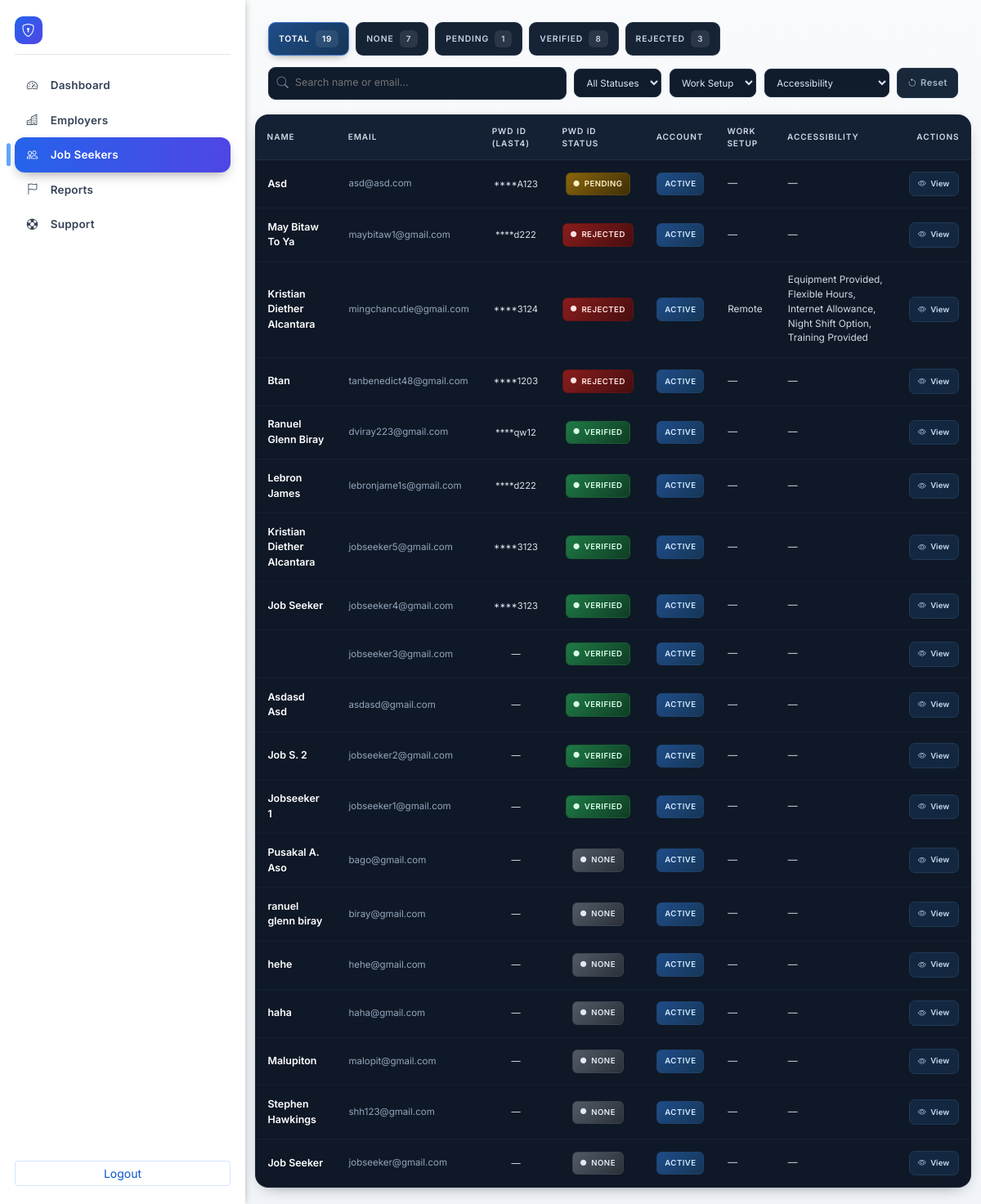
Page /public/admin_job_seekers.php (signed in) on the committed database.
### tables this page shows
CREATE TABLE `users` (
  `user_id` varchar(40) NOT NULL,
  `name` varchar(120) NOT NULL,
  `date_of_birth` date DEFAULT NULL,
  `gender` enum('Male','Female','Non-binary','Prefer not to say') DEFAULT NULL,
  `phone` varchar(30) DEFAULT NULL,
  `region` varchar(100) DEFAULT NULL,
  `province` varchar(100) DEFAULT NULL,
  `city` varchar(100) DEFAULT NULL,
  `full_address` varchar(255) DEFAULT NULL,
  `email` varchar(180) NOT NULL,
  `password` varchar(255) DEFAULT NULL,
  `role` enum('job_seeker','employer','admin') NOT NULL DEFAULT 'job_seeker',
  `experience` int(11) DEFAULT 0,
  `education` varchar(120) DEFAULT NULL,
  `education_level` varchar(120) DEFAULT NULL,
  `primary_skill_summary` text DEFAULT NULL,
  `profile_completeness` tinyint(3) UNSIGNED NOT NULL DEFAULT 0,
  `profile_last_calculated` datetime DEFAULT NULL,
  `disability` varchar(255) DEFAULT NULL,
  `disability_type` varchar(120) DEFAULT NULL,
  `disability_severity` enum('Mild','Moderate','Severe') DEFAULT NULL,
  `assistive_devices` varchar(255) DEFAULT NULL,
  `pwd_id_number` varbinary(255) DEFAULT NULL,
  `pwd_id_last4` varchar(8) DEFAULT NULL,
  `pwd_id_status` enum('None','Pending','Verified','Rejected') NOT NULL DEFAULT 'None',
  `job_seeker_status` enum('Active','Suspended') NOT NULL DEFAULT 'Active',
  `pwd_id_review_note` text DEFAULT NULL,
  `pwd_id_reviewed_at` datetime DEFAULT NULL,
  `pwd_id_reviewed_by` varchar(40) DEFAULT NULL,
  `resume` varchar(255) DEFAULT NULL,
  `video_intro` varchar(255) DEFAULT NULL,
  `expected_salary_currency` varchar(8) DEFAULT 'PHP',
  `expected_salary_min` int(11) DEFAULT NULL,
  `expected_salary_max` int(11) DEFAULT NULL,
  `expected_salary_period` enum('monthly','yearly','hourly') DEFAULT 'monthly',
  `interests` text DEFAULT NULL,
  `accessibility_preferences` varchar(255) DEFAULT NULL,
  `preferred_location` varchar(255) DEFAULT NULL,
  `preferred_work_setup` enum('On-site','Hybrid','Remote') DEFAULT NULL,
  `created_at` timestamp NOT NULL DEFAULT current_timestamp(),
  `company_name` varchar(255) DEFAULT '',
  `business_email` varchar(255) DEFAULT '',
  `company_website` varchar(255) DEFAULT NULL,
  `company_phone` varchar(64) DEFAULT NULL,
  `business_permit_number` varchar(100) DEFAULT NULL,
  `employer_status` enum('Pending','Approved','Suspended','Rejected') DEFAULT 'Pending',
  `suspension_reason` text DEFAULT NULL,
  `employer_doc` varchar(255) DEFAULT '',
  `profile_picture` varchar(255) DEFAULT NULL,
  `deleted_at` datetime DEFAULT NULL
);

### classes/User.php (called while the page is built, shortened)
<?php
require_once __DIR__.'/Helpers.php';
class User {
    public static function listAccessibilityPrefs(string $userId): array {
        try {
            $pdo = Database::getConnection();
            $st = $pdo->prepare("SELECT tag FROM user_accessibility_prefs WHERE user_id=? ORDER BY tag ASC");
            $st->execute([$userId]);
            return array_column($st->fetchAll(PDO::FETCH_ASSOC),'tag');
        } catch (Throwable $e) { return []; }
    }
    public static function jobSeekerCounts(): array {
        $pdo = Database::getConnection();
        $rows = $pdo->query("
            SELECT pwd_id_status AS status, COUNT(*) c
            FROM users
            WHERE role='job_seeker'
            GROUP BY pwd_id_status
        ")->fetchAll(PDO::FETCH_ASSOC);
        $out = [
            'total'    => 0,
            'Verified' => 0,
            'Pending'  => 0,
            'Rejected' => 0,
            'None'     => 0,
            'Other'    => 0
        ];
        foreach ($rows as $r) {
            $s = $r['status'] ?: 'None';
            $out['total'] += (int)$r['c'];
            if (isset($out[$s])) {
                $out[$s] += (int)$r['c'];
            } else {
                $out['Other'] += (int)$r['c'];
            }
        }
        return $out;
    }
}

### classes/Helpers.php (called while the page is built, shortened)
<?php
class Helpers {
    public static function sanitizeOutput(?string $v): string {
        return htmlspecialchars((string)$v, ENT_QUOTES, 'UTF-8');
    }
}

### public/admin_job_seekers.php (the view, shortened to what this page needs)
<?php
require_once '../classes/Helpers.php';
require_once '../classes/User.php';
$workSetupFilter = trim($_GET['work_setup'] ?? '');
$accTagFilter = trim($_GET['acc'] ?? '');
$pdo = Database::getConnection();
$where = "u.role='job_seeker'";
$params = [];
$join = '';
$sql = "SELECT u.user_id,u.name,u.email,u.pwd_id_last4,u.pwd_id_status,u.job_seeker_status,u.preferred_work_setup,u.created_at
    FROM users u
    $join
    WHERE $where
    ORDER BY (u.pwd_id_status='Pending') DESC, u.created_at DESC
    LIMIT 300";
try {
  $stmt = $pdo->prepare($sql);
  $stmt->execute($params);
  $rows = $stmt->fetchAll(PDO::FETCH_ASSOC);
} catch (Throwable $e) {
  $fallbackSql = str_replace(',u.job_seeker_status','', $sql);
  $stmt = $pdo->prepare($fallbackSql);
  $stmt->execute($params);
  $rowsRaw = $stmt->fetchAll(PDO::FETCH_ASSOC) ?: [];
  $rows = [];
  foreach ($rowsRaw as $r) {
    if (!isset($r['job_seeker_status'])) $r['job_seeker_status'] = 'Active';
    $rows[] = $r;
  }
  $_SESSION['flash']['error'] = 'Note: job_seeker_status column missing. Run migration 20250922_add_job_seeker_status.sql to enable suspension feature.';
}
$counts = User::jobSeekerCounts();
include '../includes/header.php';
?>
<div class="admin-layout">
  <?php include '../includes/admin_sidebar.php'; ?>
  <div class="admin-main">
<div class="js-topbar fade-in">
  <div class="js-chips" id="jsStatusChips">
    <div class="js-chip active" data-filter="">Total <span class="count"><?php echo (int)$counts['total']; ?></span></div>
    <div class="js-chip" data-filter="None">None <span class="count"><?php echo (int)$counts['None']; ?></span></div>
    <div class="js-chip" data-filter="Pending">Pending <span class="count"><?php echo (int)$counts['Pending']; ?></span></div>
    <div class="js-chip" data-filter="Verified">Verified <span class="count"><?php echo (int)$counts['Verified']; ?></span></div>
    <div class="js-chip" data-filter="Rejected">Rejected <span class="count"><?php echo (int)$counts['Rejected']; ?></span></div>
  </div>
  <div class="js-filters">
    <div class="search-box"><i class="bi bi-search"></i><input type="text" id="jsSearch" placeholder="Search name or email..."></div>
    <select id="jsStatusSelect">
      <option value="">All Statuses</option>
    </select>
    <select id="jsWorkSetup">
      <?php $wsParam = htmlspecialchars($workSetupFilter); ?>
      <option value="" <?php echo $wsParam===''?'selected':''; ?>>Work Setup</option>
    </select>
    <select id="jsAccTag">
      <?php $accParam = htmlspecialchars($accTagFilter); ?>
      <option value="" <?php echo $accParam===''?'selected':''; ?>>Accessibility</option>
    </select>
    <button type="button" class="reset-btn" id="jsReset"><i class="bi bi-arrow-counterclockwise me-1"></i>Reset</button>
  </div>
</div>
<div class="seekers-wrapper fade-in" id="seekersWrapper">
  <table class="seekers-table" id="seekersTable">
    <thead>
      <tr>
        <th data-sort="name">Name</th>
        <th data-sort="email">Email</th>
        <th data-sort="pwd">PWD ID (Last4)</th>
        <th data-sort="pwd_status">PWD ID Status</th>
  <th data-sort="acct">Account</th>
  <th>Work Setup</th>
  <th>Accessibility</th>
  <th style="text-align:right">Actions</th>
      </tr>
    </thead>
    <tbody>
      <?php if (!$rows): ?>
        <tr><td colspan="8" class="empty-state">No job seekers found.</td></tr>
      <?php else: foreach ($rows as $r): ?>
        <?php
          $st = $r['pwd_id_status'] ?: 'None';
          $acct = $r['job_seeker_status'] ?: 'Active';
          $last4 = $r['pwd_id_last4'] ? '****'.$r['pwd_id_last4'] : '—';
          $ws = (string)($r['preferred_work_setup'] ?? '');
          $accList = User::listAccessibilityPrefs($r['user_id']);
          $accDataAttr = $accList ? htmlspecialchars(implode('|',$accList)) : '';
          $accDisp = $accList ? implode(', ', $accList) : '';
        ?>
        <tr data-status="<?php echo htmlspecialchars($st); ?>" data-acct="<?php echo htmlspecialchars($acct); ?>" data-ws="<?php echo htmlspecialchars($ws); ?>" data-acc="<?php echo $accDataAttr; ?>">
          <td class="fw-semibold" style="color:#fff;font-size:.78rem"><?php echo Helpers::sanitizeOutput($r['name']); ?></td>
          <td style="color:#93a6bb;font-size:.72rem"><?php echo Helpers::sanitizeOutput($r['email']); ?></td>
          <td style="text-align:center;font-size:.7rem;color:#d7e3ef"><?php echo $last4; ?></td>
          <td style="text-align:center">
            <span class="status-badge pwd-<?php echo htmlspecialchars($st); ?>">
              <i class="bi bi-circle-fill" style="font-size:.45rem"></i><?php echo htmlspecialchars($st); ?>
            </span>
          </td>
          <td><span class="status-badge acct-<?php echo htmlspecialchars($acct); ?>"><?php echo htmlspecialchars($acct); ?></span></td>
          <td><?php echo $ws?htmlspecialchars($ws):'—'; ?></td>
          <td><?php echo $accDisp?htmlspecialchars($accDisp):'—'; ?></td>
          <td class="actions" style="text-align:right">
            <form method="post" action="admin_job_seeker_view" class="d-inline">
              <button type="submit" class="view-btn"><i class="bi bi-eye"></i>View</button>
            </form>
          </td>
        </tr>
      <?php endforeach; endif; ?>
    </tbody>
  </table>
</div>
</div>
<?php include '../includes/footer.php'; ?>

### public/assets/styles.css (style rules this page uses)
:root { --primary-blue: #0d6efd; --primary-purple: #6610f2; --accent-yellow: #ffc107; --neutral-light: #f8f9fa; --neutral-white: #ffffff; --text-dark: #212529; --text-body: #495057; --success-green: #198754; --warning-orange: #fd7e14; --brand-blue: var(--primary-blue); --brand-blue-600: #0b5ed7; --brand-blue-700: #0a58ca; --brand-yellow: var(--accent-yellow); --brand-yellow-600: #e0a800; --brand-black: var(--text-dark); --brand-shadow: 0 .5rem 1rem rgba(17,24,39,.08); --surface-radius: 16px; --surface: var(--neutral-white); --border-subtle: #e6eef7; --ink-muted: #4b5563; --nav-pill-hover: #eef6ff; --nav-bg: var(--neutral-white, #ffffff); --nav-text: var(--text-dark, #212529); --nav-text-muted: var(--text-body, #495057); --nav-border: var(--neutral-light, #e9edf3); --nav-accent: var(--primary-blue, var(--brand-blue)); --nav-grad-start: var(--primary-blue, var(--brand-blue-600)); --nav-grad-end: var(--primary-purple, var(--brand-blue-700)); --bs-primary: var(--brand-blue); --bs-primary-rgb: 13,110,253; --bs-body-color: var(--brand-black); --bs-body-bg: #f7fbff; --bs-link-color: var(--brand-blue); --bs-link-hover-color: var(--brand-blue-600); --bs-border-color: #e6eef7; }
* { box-sizing: border-box; }
body { font-family: 'Inter', system-ui, -apple-system, Segoe UI, Roboto, Arial, sans-serif; color: var(--brand-black); }
html { scroll-behavior:smooth; }
html { scrollbar-width: thin; scrollbar-color: var(--primary-blue) var(--neutral-light); }

### includes/header.php (style rules this page uses)
body { font-family: 'Inter', system-ui, -apple-system, "Segoe UI", Roboto, Ubuntu, sans-serif; }
.admin-main { padding-bottom: 1.25rem !important; }
.admin-layout { min-height: 100vh; }

### includes/admin_sidebar.php (style rules this page uses)
:root { --admin-sidebar-width: 300px; --admin-sidebar-bg: #0f172a; --admin-sidebar-bg-alt: #1e293b; --admin-sidebar-border: #1e293b; --admin-sidebar-link: #d1d5db; --admin-sidebar-link-hover: #fff; --admin-sidebar-link-active-bg: linear-gradient(90deg,#2563eb,#4f46e5); --admin-sidebar-link-active: #fff; }
@media (prefers-color-scheme: light) { :root { --admin-sidebar-bg:#ffffff; --admin-sidebar-bg-alt:#f1f5f9; --admin-sidebar-border:#e2e8f0; --admin-sidebar-link:#334155; --admin-sidebar-link-hover:#1e293b; } }
.admin-layout { display:flex; align-items:stretch; }
.admin-main { flex:1; padding:1.7rem 1.75rem 2.75rem; background:linear-gradient(180deg,#f8fafc,#f1f5f9); min-height:100vh; }

### rows in the picture
users: name "Asd", email "asd@asd.com", pwd_id_last4 "****A123", st "PENDING", job_seeker_status "ACTIVE"
users: name "May Bitaw To Ya", email "maybitaw1@gmail.com", pwd_id_last4 "****d222", st "REJECTED", job_seeker_status "ACTIVE"
users: name "Kristian Diether Alcantara", email "mingchancutie@gmail.com", pwd_id_last4 "****3124", st "REJECTED", job_seeker_status "ACTIVE", preferred_work_setup "Remote", accDisp "Equipment Provided, Flexible Hours, Internet Allowance, Night Shift Option, Training Provided"
users: name "Btan", email "tanbenedict48@gmail.com", pwd_id_last4 "****1203", st "REJECTED", job_seeker_status "ACTIVE"
users: name "Ranuel Glenn Biray", email "dviray223@gmail.com", pwd_id_last4 "****qw12", st "VERIFIED", job_seeker_status "ACTIVE"
users: name "Lebron James", email "lebronjame1s@gmail.com", pwd_id_last4 "****d222", st "VERIFIED", job_seeker_status "ACTIVE"
users: name "Kristian Diether Alcantara", email "jobseeker5@gmail.com", pwd_id_last4 "****3123", st "VERIFIED", job_seeker_status "ACTIVE"
users: name "Job Seeker", email "jobseeker4@gmail.com", pwd_id_last4 "****3123", st "VERIFIED", job_seeker_status "ACTIVE"
users: email "jobseeker3@gmail.com", pwd_id_last4 "—", st "VERIFIED", job_seeker_status "ACTIVE"
users: name "Asdasd Asd", email "asdasd@gmail.com", pwd_id_last4 "—", st "VERIFIED", job_seeker_status "ACTIVE"
users: name "Job S. 2", email "jobseeker2@gmail.com", pwd_id_last4 "—", st "VERIFIED", job_seeker_status "ACTIVE"
users: name "Jobseeker 1", email "jobseeker1@gmail.com", pwd_id_last4 "—", st "VERIFIED", job_seeker_status "ACTIVE"
users: name "Pusakal A. Aso", email "bago@gmail.com", pwd_id_last4 "—", st "NONE", job_seeker_status "ACTIVE"
users: name "ranuel glenn biray", email "biray@gmail.com", pwd_id_last4 "—", st "NONE", job_seeker_status "ACTIVE"
users: name "hehe", email "hehe@gmail.com", pwd_id_last4 "—", st "NONE", job_seeker_status "ACTIVE"
users: name "haha", email "haha@gmail.com", pwd_id_last4 "—", st "NONE", job_seeker_status "ACTIVE"
users: name "Malupiton", email "malopit@gmail.com", pwd_id_last4 "—", st "NONE", job_seeker_status "ACTIVE"
users: name "Stephen Hawkings", email "shh123@gmail.com", pwd_id_last4 "—", st "NONE", job_seeker_status "ACTIVE"
users: name "Job Seeker", email "jobseeker@gmail.com", pwd_id_last4 "—", st "NONE", job_seeker_status "ACTIVE"

### other values in the picture
$item['label'] "Dashboard"
$item['label'] "Employers"
$item['label'] "Job Seekers"
$item['label'] "Reports"
$item['label'] "Support"
$counts['total'] "19"
$counts['None'] "7"
$counts['Pending'] "1"
$counts['Verified'] "8"
$counts['Rejected'] "3"
